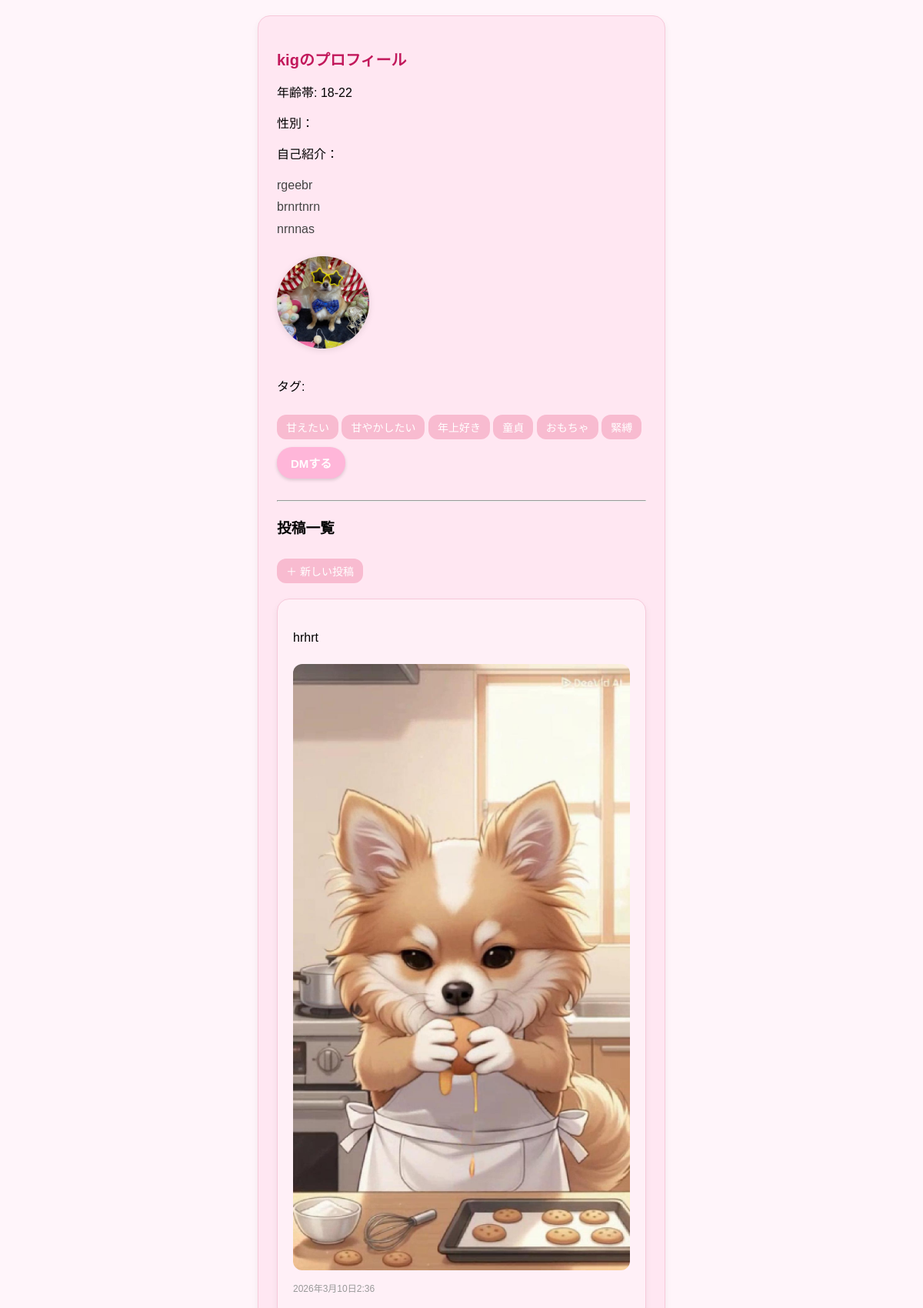
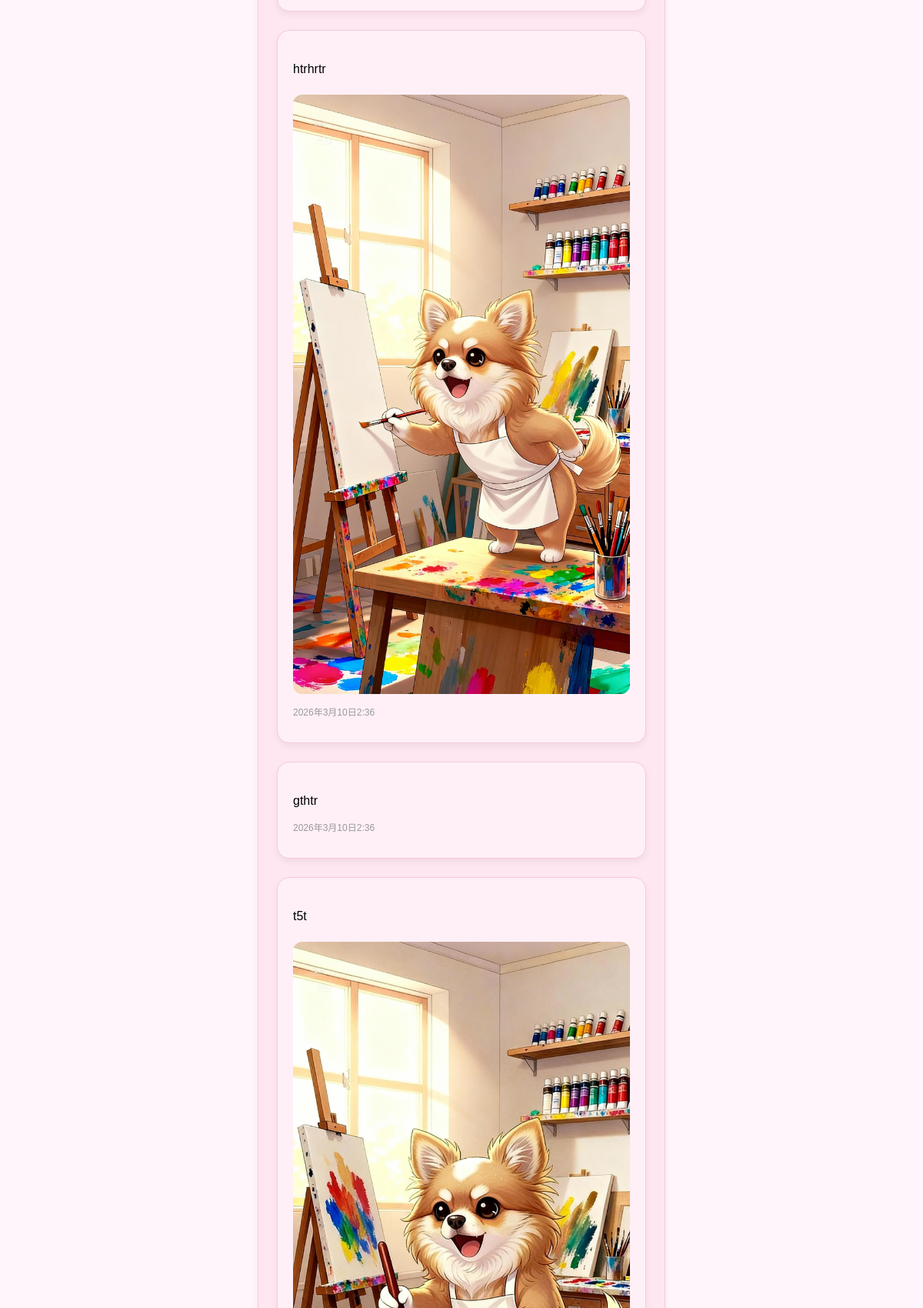
Screenshot of /accounts/profile/22/ (upper part) with the database file from the repository (2 pictures, top to bottom).
### accounts/models.py (models this page shows, shortened)
class Profile(models.Model):
    user = models.OneToOneField(User, on_delete=models.CASCADE)
    nickname = models.CharField(max_length=50)
    age_range = models.CharField(max_length=10, choices=AGE_RANGE_CHOICES)
    gender = models.CharField(max_length=10)
    bio = models.TextField(blank=True)
    icon = models.ImageField(upload_to='icons/', blank=True, null=True)
    tags = models.ManyToManyField(Tag, blank=True)
    stripe_customer_id = models.CharField(max_length=255, null=True, blank=True)

class Tag(models.Model):
    name = models.CharField(max_length=50, unique=True)

### community_app/models.py (models this page shows, shortened)
class Post(models.Model):
    user = models.ForeignKey(User, on_delete=models.CASCADE)
    content = models.TextField(max_length=500, blank=True)
    tags = models.ManyToManyField(Tag, blank=True)
    created_at = models.DateTimeField(auto_now_add=True)
    image = models.CharField(max_length=500, blank=True, null=True)
    video = models.CharField(max_length=500, blank=True, null=True)

### accounts/views.py (the view)
# urls.py: path('profile/<int:user_id>/', views.profile_view, name='profile'),
def profile_view(request, user_id):
    user_obj = get_object_or_404(User, id=user_id)
    profile = user_obj.profile
    posts = Post.objects.filter(user=user_obj).order_by('-created_at')
    return render(request, 'accounts/profile.html', {
        'user_obj': user_obj,
        'profile': profile,
        'posts': posts,
    })

### community/context_processors.py (called while the page is built)
def r2_settings(request):
    return {
        'R2_BASE_URL': settings.R2_BASE_URL,
    }

### accounts/templates/accounts/profile.html (shortened to what this page needs)
{% extends 'base.html' %}
{% load static %}
{% block extra_css %}
<link rel="stylesheet" href="{% static 'css/timeline.css' %}">
{% endblock %}
{% block content %}
<div class="profile-card">
    <h2 class="profile-name">{{ profile.nickname }}のプロフィール</h2>
    <p>年齢帯: {{ profile.age_range }}</p>
    <p>性別：
    </p>
    <p class="profile-bio-title">自己紹介：</p>
    <div class="profile-bio">{{ profile.bio|linebreaksbr }}</div>
    {% if profile.icon %}
        <img src="{{ profile.icon.url }}" class="profile-icon">
    {% else %}
        <div class="profile-icon default-icon">
            {{ profile.nickname|first }}
        </div>
    {% endif %}
    <p class="profile-tag-title">タグ:</p>
    <div class="profile-tags">
        {% for tag in profile.tags.all %}
            <span class="filter-btn">{{ tag.name }}</span>
        {% empty %}
            <span class="no-tags">タグはまだありません</span>
        {% endfor %}
    </div>
    {% if request.user.id != user_obj.id %}
        <a href="{% url 'dm_start' user_obj.id %}" class="dm-button">DMする</a>
    {% endif %}
    <hr>
    <h3 class="profile-post-title">投稿一覧</h3>
    <div class="profile-post-header">
        <a href="{% url 'post_create' %}" class="filter-btn">
            ＋ 新しい投稿
        </a>
    </div>
    {% for post in posts %}
        <div class="post-card-post">
            <p class="post-content">{{ post.content }}</p>
            {% if post.image %}
                <img src="{{ post.image }}" class="post-image">
            {% endif %}
            <p class="post-time">{{ post.created_at }}</p>
        </div>
    {% empty %}
        <p class="no-posts">まだ投稿がありません</p>
    {% endfor %}
</div>
{% endblock %}

### community_app/static/css/timeline.css (style rules this page uses)
body { background: #fff5fa; font-family: "Noto Sans JP", sans-serif; }
.post-card-post { background: #fff0f7; border: 1px solid #f7c9da; border-radius: 16px; padding: 20px; margin-bottom: 24px; box-shadow: 0 4px 10px rgba(0,0,0,0.06); }
.post-content { margin-bottom: 12px; line-height: 1.7; }
.filter-btn { display: inline-block; margin-top: 10px; padding: 6px 12px; background: #F8BBD0; color: white; border-radius: 12px; text-decoration: none; font-size: 14px; transition: 0.2s; }
.profile-post-header { margin-bottom: 20px; }
.post-time { color: #999; font-size: 12px; margin-top: 10px; }
.profile-card { background: #ffe7f2; border: 1px solid #f7c9da; border-radius: 16px; padding: 24px; margin: 0 auto; max-width: 480px; box-shadow: 0 4px 10px rgba(0,0,0,0.06); margin-top: 20px; margin-bottom: 20px; }
.profile-name { font-size: 20px; font-weight: 600; color: #C2185B; margin-bottom: 4px; }
.profile-bio { line-height: 1.8; white-space: pre-line; color: #444; margin-bottom: 20px; }
.profile-icon { width: 120px; height: 120px; border-radius: 50%; object-fit: cover; box-shadow: 0 2px 8px rgba(0,0,0,0.1); margin-bottom: 16px; }
.post-image { max-width: 100%; border-radius: 12px; margin-top: 8px; }
.dm-button { display: inline-block; background: #ffb6d9; color: white; padding: 10px 18px; border-radius: 20px; text-decoration: none; font-weight: bold; font-size: 15px; box-shadow: 0 2px 4px rgba(0,0,0,0.15); transition: 0.2s; margin: 10px 0 20px; }

### rows the page displays
Profile: nickname "kig", age_range "18-22", bio "rgeebr brnrtnrn nrnnas", icon (picture)
Tag: name "甘えたい"
Tag: name "甘やかしたい"
Tag: name "年上好き"
Tag: name "童貞"
Tag: name "おもちゃ"
Tag: name "緊縛"
Post: content "hrhrt", image (picture), created_at "2026年3月10日2:36"
Post: content "htrhrtr", image (picture), created_at "2026年3月10日2:36"
Post: content "gthtr", created_at "2026年3月10日2:36"
Post: content "t5t", image (picture)
